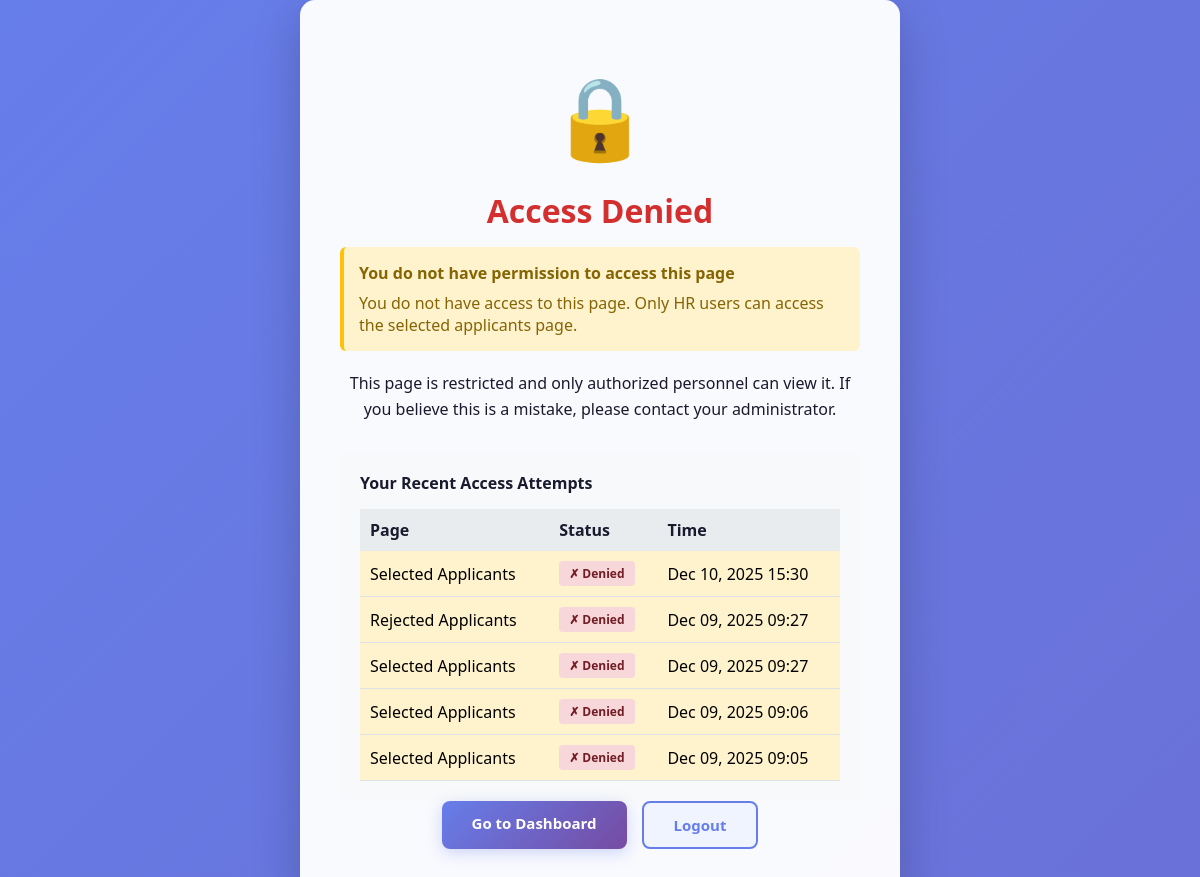
The app's page /selected/ (signed in) with its own data.
### myapp/models.py (models this page shows, shortened)
class AccessLog(models.Model):
    user = models.ForeignKey(signup, on_delete=models.CASCADE, related_name='access_logs', null=True, blank=True)
    username = models.CharField(max_length=100)
    user_role = models.CharField(max_length=20)
    attempted_page = models.CharField(max_length=100)
    access_granted = models.BooleanField(default=False)
    timestamp = models.DateTimeField(auto_now_add=True)
    ip_address = models.CharField(max_length=45, blank=True, null=True)
    class Meta:
        ordering = ['-timestamp']

### myapp/views.py (the view, shortened to what this page needs)
# urls.py: path('selected/', selected, name='selected'),
def selected(request):
    user_id = request.session.get('user_id')
    if not user_id:
        return redirect('login')
    try:
        user_obj = SignupModel.objects.get(id=user_id)
    except SignupModel.DoesNotExist:
        return redirect('login')
    session_role = (request.session.get('role') or '').strip().upper()
    user_role_upper = (user_obj.role or '').strip().upper()
    if user_role_upper != 'HR' and session_role != 'HR':
        AccessLog.objects.create(
            user=user_obj,
            username=user_obj.username,
            user_role=user_obj.role,
            attempted_page='Selected Applicants',
            access_granted=False,
            ip_address=get_client_ip(request)
        )
        recent_attempts = AccessLog.objects.filter(user=user_obj).order_by('-timestamp')[:5]
        return render(request, 'access_denied.html', {
            'message': 'You do not have access to this page. Only HR users can access the selected applicants page.',
            'recent_attempts': recent_attempts,
            'user': user_obj
        })

### myapp/views.py (called while the page is built)
def get_client_ip(request):
    x_forwarded_for = request.META.get('HTTP_X_FORWARDED_FOR')
    if x_forwarded_for:
        ip = x_forwarded_for.split(',')[0]
    else:
        ip = request.META.get('REMOTE_ADDR')
    return ip

### myapp/templates/access_denied.html (shortened to what this page needs)
{% load static %}
<!DOCTYPE html>
<html lang="en">
<head>
</head>
<body>
<div class="access-denied-container">
    <div class="error-icon">🔒</div>
    <h1>Access Denied</h1>
    <div class="info-box">
        <strong>You do not have permission to access this page</strong>
        {{ message }}
    </div>
    <p>This page is restricted and only authorized personnel can view it. If you believe this is a mistake, please contact your administrator.</p>
    {% if recent_attempts %}
    <div class="attempts-log">
        <h3>Your Recent Access Attempts</h3>
        <table>
            <thead>
                <tr>
                    <th>Page</th>
                    <th>Status</th>
                    <th>Time</th>
                </tr>
            </thead>
            <tbody>
                {% for attempt in recent_attempts %}
                <tr class="{% if attempt.access_granted %}granted{% else %}denied{% endif %}">
                    <td>{{ attempt.attempted_page }}</td>
                    <td>
                        <span class="badge {% if attempt.access_granted %}success{% else %}danger{% endif %}">
                            {% if attempt.access_granted %}✓ Granted{% else %}✗ Denied{% endif %}
                        </span>
                    </td>
                    <td>{{ attempt.timestamp|date:"M d, Y H:i" }}</td>
                </tr>
                {% endfor %}
            </tbody>
        </table>
    </div>
    {% endif %}
    <div class="btn-group">
        <a href="{% url 'dashboard' %}" class="btn btn-primary">Go to Dashboard</a>
        <a href="{% url 'logout' %}" class="btn btn-secondary">Logout</a>
    </div>
</div>
</body>
</html>

### myapp/templates/access_denied.html (style rules this page uses)
* { margin: 0; padding: 0; box-sizing: border-box; }
body { font-family: 'Segoe UI', Tahoma, Geneva, Verdana, sans-serif; background: linear-gradient(135deg, #667eea 0%, #764ba2 100%); min-height: 100vh; display: flex; justify-content: center; align-items: center; animation: gradientShift 8s ease infinite; background-size: 400% 400%; }
.access-denied-container { background: rgba(255, 255, 255, 0.96); padding: 60px 40px; border-radius: 15px; box-shadow: 0 15px 50px rgba(0, 0, 0, 0.2); max-width: 600px; text-align: center; animation: slideUp 0.6s ease-out; }
.error-icon { font-size: 80px; margin-bottom: 20px; animation: bounce 0.8s ease infinite; }
h1 { color: #d32f2f; font-size: 32px; margin-bottom: 15px; font-weight: 700; }
p { color: #1a1a2e; font-size: 16px; line-height: 1.6; margin-bottom: 30px; }
.btn-group { display: flex; gap: 15px; justify-content: center; flex-wrap: wrap; }
.btn { display: inline-block; padding: 12px 30px; border-radius: 8px; text-decoration: none; font-weight: 600; transition: all 0.3s ease; cursor: pointer; border: none; font-size: 15px; }
.btn-primary { background: linear-gradient(135deg, #667eea 0%, #764ba2 100%); color: white; box-shadow: 0 4px 15px rgba(102, 126, 234, 0.3); }
.btn-secondary { background: #f0f4ff; color: #667eea; border: 2px solid #667eea; }
.info-box { background: #fff3cd; border-left: 4px solid #ffc107; padding: 15px; border-radius: 6px; margin-bottom: 20px; text-align: left; color: #856404; }
.info-box strong { display: block; margin-bottom: 8px; }
.attempts-log { text-align: left; margin-top: 30px; padding: 20px; background: #f8f9fa; border-radius: 8px; }
.attempts-log h3 { color: #1a1a2e; margin-top: 0; margin-bottom: 15px; font-size: 16px; }
table { width: 100%; border-collapse: collapse; margin-top: 10px; }
table thead { background: #e9ecef; }
table th { padding: 10px; text-align: left; font-weight: 600; color: #1a1a2e; }
table td { padding: 10px; border-bottom: 1px solid #dee2e6; }
table tr.denied { background: #fff3cd; }
.badge { display: inline-block; padding: 4px 10px; border-radius: 4px; font-size: 12px; font-weight: 600; }
.badge.danger { background: #f8d7da; color: #721c24; }

### records on screen
AccessLog: attempted_page "Rejected Applicants", access_granted "✗ Denied", timestamp "Dec 09, 2025 09:27"
AccessLog: attempted_page "Selected Applicants", access_granted "✗ Denied", timestamp "Dec 09, 2025 09:27"
AccessLog: attempted_page "Selected Applicants", access_granted "✗ Denied", timestamp "Dec 09, 2025 09:06"
AccessLog: attempted_page "Selected Applicants", access_granted "✗ Denied", timestamp "Dec 09, 2025 09:05"

### other values on screen
{{ message }} "You do not have access to this page. Only HR users can access the selected applicants page."
